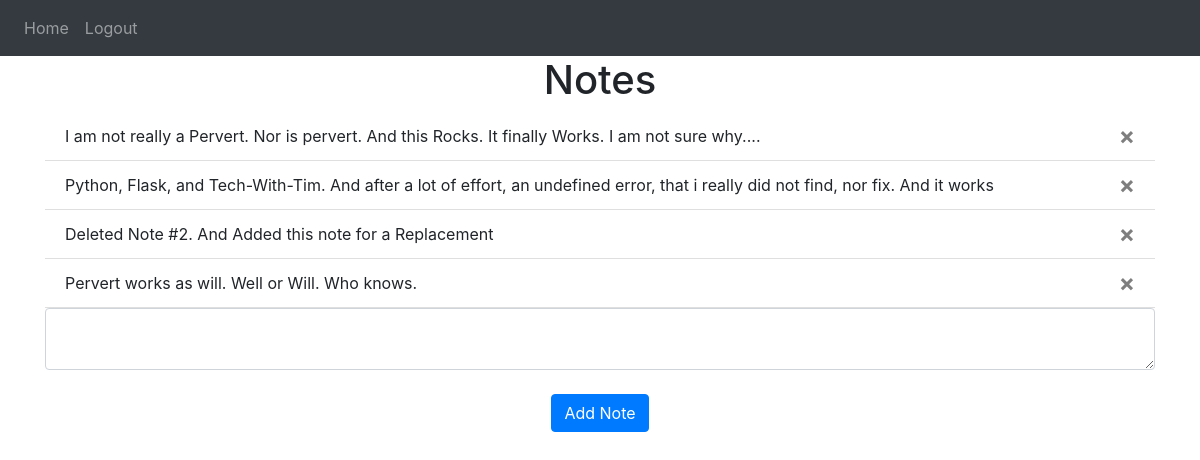
The app's page / (signed in) with its own data.
### website/models.py (models this page shows)
class Note(db.Model):
    id = db.Column(db.Integer, primary_key=True)
    data = db.Column(db.String(10000))
    date = db.Column(db.DateTime(timezone=True), default=func.now())
    user_id = db.Column(db.Integer, db.ForeignKey('user.id'))

### website/views.py (the view, shortened to what this page needs)
@views.route('/', methods=['GET', 'POST'])
@login_required
def home():
    return render_template("home.html", user=current_user)

### website/__init__.py (called while the page is built)
def create_app():
    app = Flask(__name__)
    Bootstrap(app) # my add
    app.config['SECRET_KEY'] = 'hjshjhdjah kjshkjdhjs'
    app.config['SQLALCHEMY_DATABASE_URI'] = f'sqlite:///{DB_NAME}'
    db.init_app(app)
    from .views import views
    from .auth import auth
    app.register_blueprint(views, url_prefix='/')
    app.register_blueprint(auth, url_prefix='/')
    from .models import User, Note
    create_database(app)
    login_manager = LoginManager()
    login_manager.login_view = 'auth.login'
    login_manager.init_app(app)
    @login_manager.user_loader
    def load_user(id):  # per VSC an Unused Variable "load_user"
        return User.query.get(int(id))
    return app

### website/templates/home.html
{% extends "base.html" %} {% block title %}Home{% endblock %} {% block content
%}
<h1 align="center">Notes</h1>
<ul class="list-group list-group-flush" id="notes">
  {% for note in user.notes %}
  <li class="list-group-item">
    {{ note.data }}
    <button type="button" class="close" onClick="deleteNote({{ note.id }})">
      <span aria-hidden="true">&times;</span>
    </button>
  </li>
  {% endfor %}
</ul>
<form method="POST">
  <textarea name="note" id="note" class="form-control"></textarea>
  <br />
  <div align="center">
    <button type="submit" class="btn btn-primary">Add Note</button>
  </div>
</form>
{% endblock %}

### records on screen
Note: data "I am not really a Pervert. Nor is pervert. And this Rocks. It finally Works. I am not sure why...."
Note: data "Python, Flask, and Tech-With-Tim. And after a lot of effort, an undefined error, that i really did not find, nor fix. And it works"
Note: data "Deleted Note #2. And Added this note for a Replacement"
Note: data "Pervert works as will. Well or Will. Who knows."
